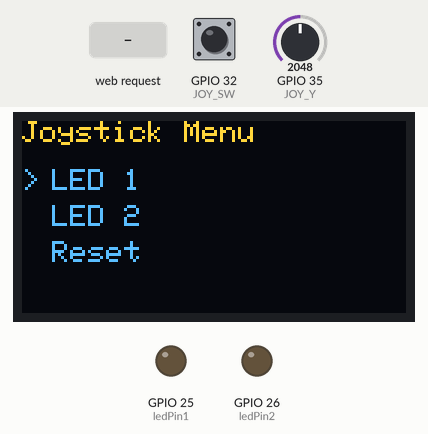
A sketch run on a simulated ESP32. Parts: 128×64 one-colour display, output pins drawn as LEDs (lit = HIGH). The inputs (shaded band) are chosen by the test bench; at power-on: GPIO 35 (JOY_Y) = 2048, GPIO 32 (JOY_SW) HIGH. The OLED is the two-colour kind (top 16 rows yellow); WiFi joins after 1.5 s; servers stay silent unless stated; what the sketch prints to the serial monitor is not drawn.

Above: at 2.7 s.
2.8 s: GPIO 35 (JOY_Y) set to 1032
4.3 s: GPIO 35 (JOY_Y) set to 928
At 5.8 s:
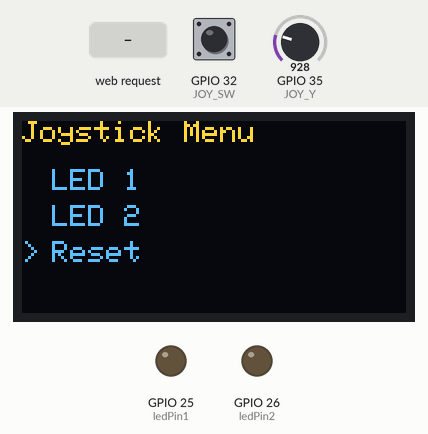
6.1 s: HTTP request GET /toggle?led=1 received
At 7.3 s:
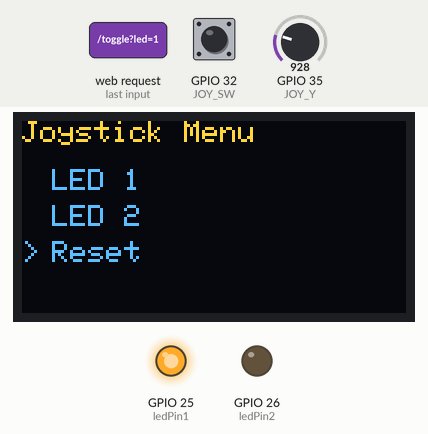
7.6 s: GPIO 32 (JOY_SW) pulled LOW for 0.15 s
At 8.9 s:
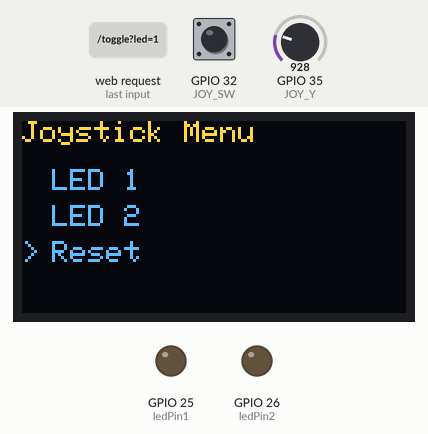
Timing chart, 0 to 10.2 s (numbered marks = the images above; inputs shaded):
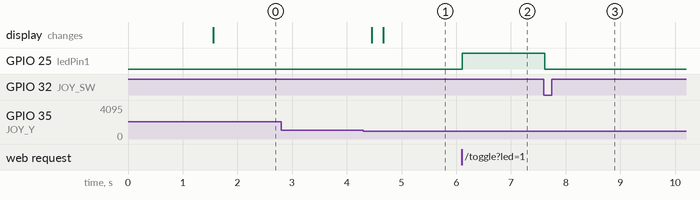

Measured:
- the behaviour switches between 1000 and 999 on GPIO 35 (JOY_Y) (found by bisection; images 0 and 1)
- after the input at 2.8 s, every drawn part: stays the same
- after the input at 4.3 s, the display: first changes after 0.16 s (image 1 shows a later state)
- after the input at 6.1 s, GPIO 25 (ledPin1): LOW → HIGH at once
- after the input at 7.6 s, GPIO 25 (ledPin1): HIGH → LOW at once

The sketch:

Project17-JoystickMenu.ino
```cpp
#include <WiFi.h>
#include <WebServer.h>
#include <Adafruit_GFX.h>
#include <Adafruit_SSD1306.h>
  #define SCREEN_WIDTH 128
  #define SCREEN_HEIGHT 64
  #define OLED_RESET -1

Adafruit_SSD1306 display(SCREEN_WIDTH, SCREEN_HEIGHT, &Wire, OLED_RESET);
WebServer server(80);

//put wifi name and password
const char* ssid = "yourWifiName";
const char* password = "yourPassword";

//put joystick/LED pins
// OLED PINS-- SCL = 22, SDA = 21
int JOY_X = 34;
int JOY_Y = 35;
int JOY_SW = 32;
int ledPin1 = 25;
int ledPin2 = 26;

bool led1State = false;
bool led2State = false;
int menuIndex = 0;
const int menuItems = 3;

const char htmlPage[] PROGMEM = R"rawliteral(
  <!DOCTYPE html>
  <html>
  <head>
  <title>ESP32 LED Control</title>
  <style>
  body { background: #111; color: white; font-family: sans-serif; text-align: center; }
  button { padding: 12px 24px; margin: 10px; border: none; border-radius: 8px; font-size: 18px; cursor: pointer; }
  .on { background: #27ae60; }
  .off { background: #c0392b; }
  </style>
  </head>
  <body>
  <h1>ESP32 Joystick + LED Control</h1>
  <button id="led1" class="off" onclick="toggle('1')">LED 1</button>
  <button id="led2" class="off" onclick="toggle('2')">LED 2</button>

  <script>
  function toggle(led) {
    fetch(`/toggle?led=${led}`)
      .then(r => r.text())
      .then(state => {
        document.getElementById(`led${led}`).className = state === '1' ? 'on' : 'off';
      });
  }
  setInterval(() => {
  fetch('/status').then(r => r.json()).then(s => {
    document.getElementById('led1').className = s.led1 ? 'on' : 'off';
    document.getElementById('led2').className = s.led2 ? 'on' : 'off';
    document.querySelectorAll('button').forEach(b => b.style.outline = 'none');
    if (s.selected === 0) document.getElementById('led1').style.outline = '2px solid yellow';
    if (s.selected === 1) document.getElementById('led2').style.outline = '2px solid yellow';
  });
}, 500);
  </script>
  </body>
  </html>
  )rawliteral";

void sendHtml() {
  server.send_P(200, "text/html", htmlPage);
}

void connectWifi () {
   WiFi.begin(ssid, password);
  Serial.print("Connecting to WiFi");
  while (WiFi.status() != WL_CONNECTED) {
    delay(500);
    Serial.print(".");
  }
  Serial.println("\nConnected");
  Serial.print("IP address: ");
  Serial.println(WiFi.localIP());
}

void handleToggle() {
  if (!server.hasArg("led")) return;
  int led = server.arg("led").toInt();
  if (led == 1) {
    led1State = !led1State;
    digitalWrite(ledPin1, led1State);
    server.send(200, "text/plain", led1State ? "1" : "0");
  } else if (led == 2) {
    led2State = !led2State;
    digitalWrite(ledPin2, led2State);
    server.send(200, "text/plain", led2State ? "1" : "0");
  }
}

void handleStatus() {
  String json = "{\"led1\":" + String(led1State ? "true" : "false") +
                ",\"led2\":" + String(led2State ? "true" : "false") +
                ",\"selected\":" + String(menuIndex) + "}";
  server.send(200, "application/json", json);
}

void updateDisplay() {
  display.clearDisplay();
  display.setTextSize(1);
  display.setTextColor(SSD1306_WHITE);

  display.setCursor(0, 0);
  display.println("Joystick Menu");
  display.setCursor(10, 16);
  display.println("LED 1");
  display.setCursor(10, 28);
  display.println("LED 2");
  display.setCursor(10, 40);
  display.println("Reset");

  int cursorY[] = {16, 28, 40};
  display.setCursor(0, cursorY[menuIndex]);
  display.print(">");
  display.display();
}

void handleJoystick() {
  static unsigned long lastMove = 0;
  int y = analogRead(JOY_Y);
  int sw = digitalRead(JOY_SW);

  if (millis() - lastMove > 200) {
    if (y < 1000 && menuIndex < menuItems - 1) menuIndex++;
    if (y > 3000 && menuIndex > 0) menuIndex--;
    lastMove = millis();
  }

  if (sw == LOW) {
    if (menuIndex == 0) led1State = !led1State;
    else if (menuIndex == 1) led2State = !led2State;
    else if (menuIndex == 2) {
      led1State = false;
      led2State = false;
    }
    digitalWrite(ledPin1, led1State);
    digitalWrite(ledPin2, led2State);
    delay(300);
  }

  updateDisplay();
}

void setup() {
  Serial.begin(115200);
  pinMode(ledPin1, OUTPUT);
  pinMode(ledPin2, OUTPUT);
  pinMode(JOY_SW, INPUT_PULLUP);

  connectWifi();

  if (!display.begin(SSD1306_SWITCHCAPVCC, 0x3C)) {
    Serial.println("OLED failed"); while (true);
  }

  server.on("/", sendHtml);
  server.on("/toggle", handleToggle);
  server.on("/status", handleStatus);
  server.begin();
}

void loop() {
  server.handleClient();
  handleJoystick();
}
```
